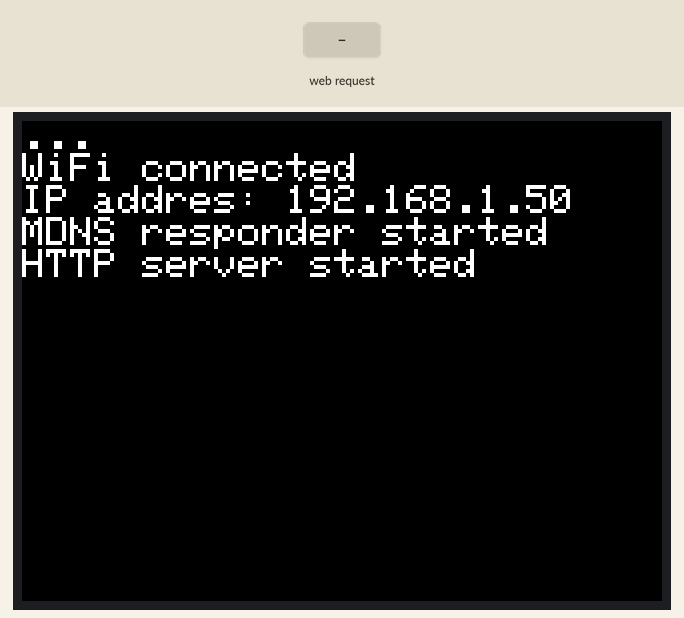
Bench run of a sketch on a simulated ESP32. On the bench: 320×240 colour display. The test bench sets the inputs (shaded band). WiFi joins after 1.5 s; servers stay silent unless stated.

Above: at 2.8 s.
2.9 s: HTTP request GET / received
At 3.6 s:
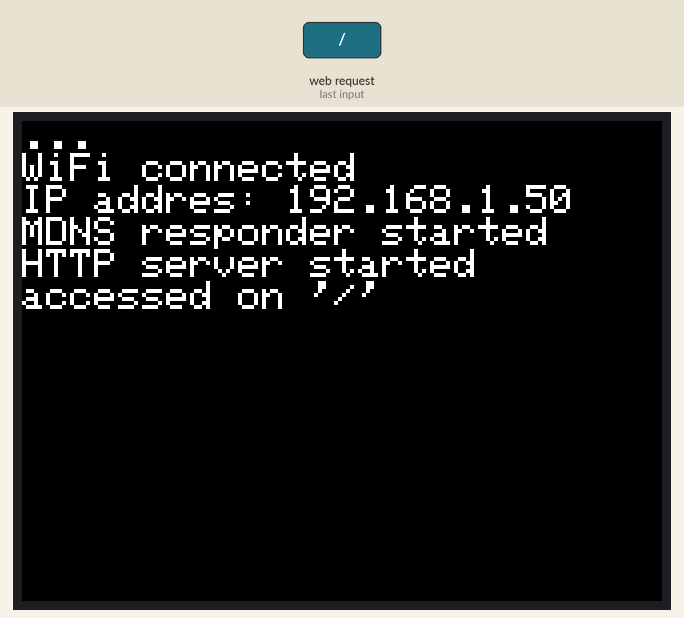
Timing chart, 0 to 5.9 s (numbered marks = the images above; inputs shaded):
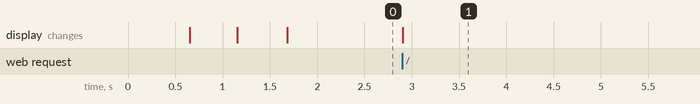

The sketch:

HelloServer.ino
```cpp
#include <M5Stack.h>
#include <WiFi.h>
#include <WebServer.h>
#include <ESPmDNS.h>

const char *ssid = "aterm-a0e60e-g";
const char *password = "7b200c3671f66";

WebServer server(80); // WebServer Object

// Processing function when '/' is accessed :
void handleRoot() {
    server.send(200, "text/plain", "hello from M5Stack!");
    // 200 : Successful Response, text/plain【MIME】: This file is a normal text file
    /*
        WebServer::send() : Send the response to the client

        #include <WebServer.h>
        void WebServer::send(int code, const char* content_type, const String& content);

        code	        :   HTTP status code
        content_type    :   content_type
        content	        :   content

    */

    M5.Lcd.println( "accessed on '/'" );
}

// Processing function when a non-existent file is accessed :
void handleNotFound() {
    server.send(404, "text/plain", "File Not Find \n\n");
    // 404 : Not Found
    M5.Lcd.println( "File Not Find" );
}

void setup(void) {
    M5.begin();
    M5.Lcd.setTextSize(2);

    WiFi.begin(ssid, password); // Connect to a Wi-Fi AP
    while ( WiFi.status() != WL_CONNECTED ) { // Waiting to connect to a Wi-Fi AP
        delay(500);
        M5.Lcd.print('.');
    }
    M5.Lcd.print("\r\nWiFi connected\r\nIP addres: ");
    M5.Lcd.println( WiFi.localIP() );

    if( MDNS.begin("m5stack") ) {
       M5.Lcd.println( "MDNS responder started" );
    }
    /*
        MDNS :  multicast Domain Name System

        MDNS.begin("m5stack")：URL(https://m5stack.local) will allow you to access the web server
    */

   server.on("/", handleRoot );
   server.onNotFound( handleNotFound );

   server.begin();
   M5.Lcd.println( "HTTP server started" );
}

void loop(void) {
  server.handleClient();
}
```

Measured:
- after the input at 2.9 s, the display: changes at once (image 1)
